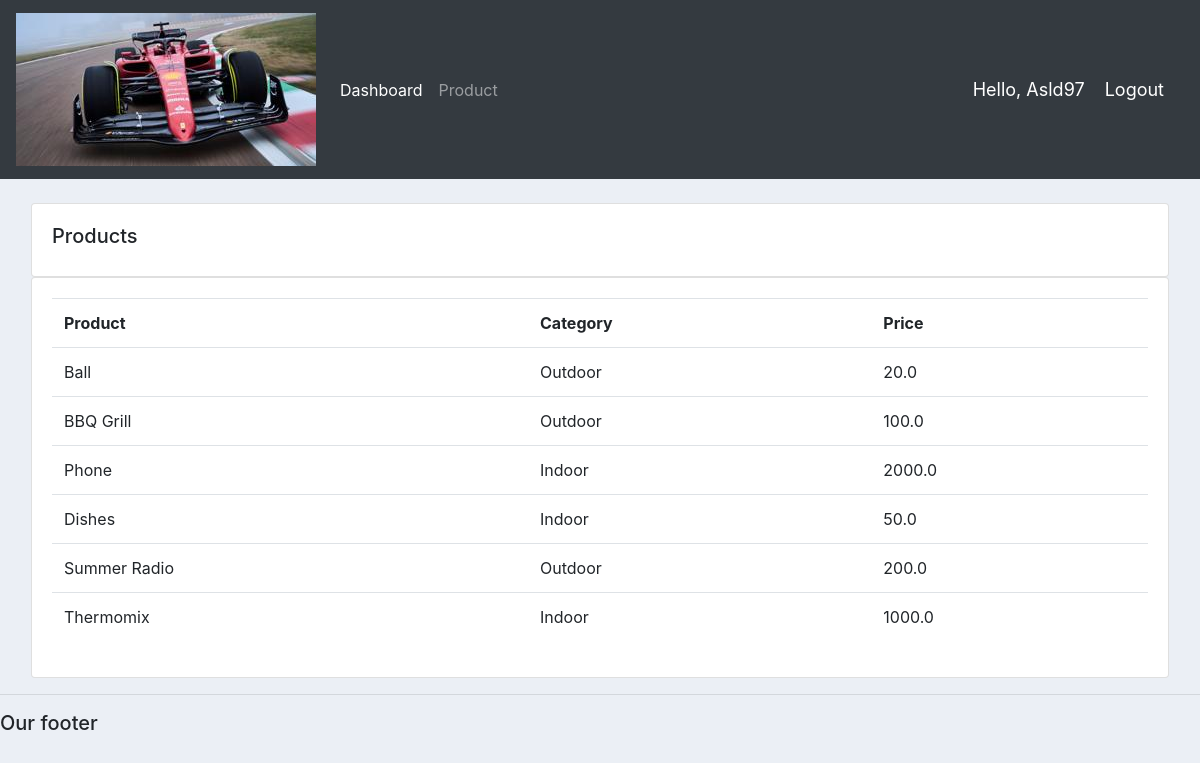
Screenshot of /products/ (signed in) with the database file from the repository.
### accounts/models.py (models this page shows, shortened)
class Product(models.Model):
    CATEGORY = (
        ('Indoor', 'Indoor'),
        ('Outdoor', 'Outdoor'),
    )
    name = models.CharField(max_length=200, null=True)
    price = models.FloatField(null=True)
    category = models.CharField(max_length=200, null=True, choices=CATEGORY)
    description = models.CharField(max_length=200, null=True)
    tags = models.ManyToManyField(Tag)
    date_created = models.DateTimeField(auto_now_add=True, null=True)

### accounts/decorators.py (the view)
        def wrapper_func(request, *args, **kwargs):
            group = None
            if request.user.groups.exists():
                group = request.user.groups.all()[0].name
            if group in allowed_roles:
                return view_func(request, *args, **kwargs)
            else:
                return redirect('crm-login')

### accounts/views.py (called while the page is built)
@login_required(login_url='/login') # -> We cane use name from urls
@allowed_users(allowed_roles=['admin'])
def products(request):
    products = Product.objects.all()
    return render(request, 'accounts/products.html', {'products': products})

### accounts/templates/accounts/products.html
{% extends 'accounts/main.html' %}
{% block content %}
    <br>
    <div class="row ml-3 mr-3">
        <div class="col-md">
            <div class="card card-body">
                <h5> Products </h5>
            </div>
            <div class="card card-body">
                <table class="table">
                    <tr>
                        <th> Product </th>
                        <th> Category </th>
                        <th> Price </th>
                    </tr>
                    {% for product in products %}
                    <tr>
                        <td> {{product.name}} </td>
                        <td> {{product.category}} </td>
                        <td> {{product.price}} </td>
                    </tr>
                    {% endfor %}
                </table>
            </div>
        </div>
    </div>
{% endblock %}

### accounts/templates/accounts/navbar.html (shortened to what this page needs)
{% load static %}
<nav class="navbar navbar-expand-lg navbar-dark bg-dark">
    <a class="navbar-brand" href="{% url 'crm-home' %}"> <img src="{% static 'images/Ferrari_2022.jpg' %}"> </a>
    <div class="collapse navbar-collapse" id="navbarNav">
      <ul class="navbar-nav">
        {% if request.user.is_staff %}
        <li class="nav-item active">
          <a class="nav-link" href="{% url 'crm-home' %}"> Dashboard </a>
        </li>
        <li class="nav-item">
            <a class="nav-link" href="{% url 'crm-product' %}"> Product </a>
        </li>
        {% else %}
        <li class="nav-item">
          <a class="nav-link" href="{% url 'crm-account' %}"> Settings </a>
        </li>
        {% endif %}
      </ul>
    </div>
    <span class="hello-msg "> Hello, {{request.user}} </span>
    <span ><a class="hello-msg " href="{% url 'crm-logout' %}"> Logout </a></span>
  </nav>

### static/css/main.css (style rules this page uses)
body { background-color: #ebeff5; }

### accounts/templates/accounts/navbar.html (style rules this page uses)
.hello-msg { font-size: 18px; color: #fff; margin-right: 20px; }

### rows the page displays
Product: name "Ball", category "Outdoor", price "20.0"
Product: name "BBQ Grill", category "Outdoor", price "100.0"
Product: name "Phone", category "Indoor", price "2000.0"
Product: name "Dishes", category "Indoor", price "50.0"
Product: name "Summer Radio", category "Outdoor", price "200.0"
Product: name "Thermomix", category "Indoor", price "1000.0"

### other values shown
{{ request.user }} "Asld97"
